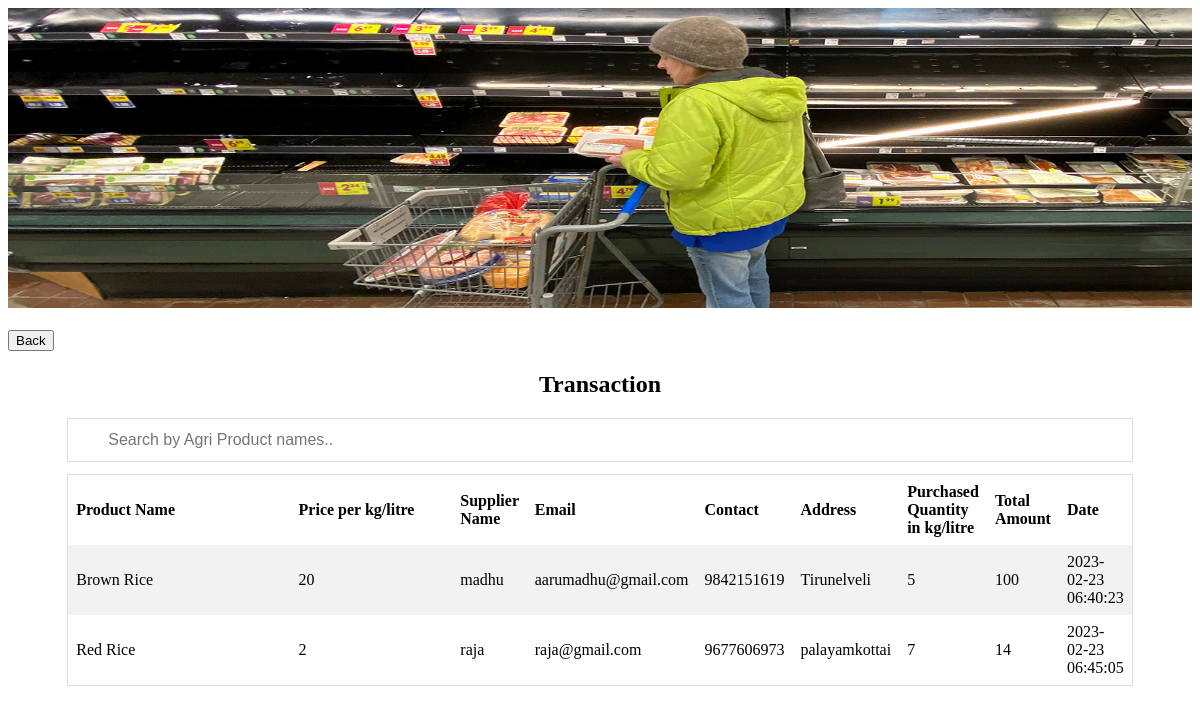
/user/transaction.php, run on the app's committed database.
### tables this page shows
CREATE TABLE `transaction` (
  `id` int(30) NOT NULL,
  `gname` varchar(20) NOT NULL,
  `sname` varchar(30) NOT NULL,
  `semail` varchar(30) NOT NULL,
  `scontact` varchar(30) NOT NULL,
  `saddress` varchar(30) NOT NULL,
  `uname` varchar(30) NOT NULL,
  `uemail` varchar(30) NOT NULL,
  `ucontact` varchar(30) NOT NULL,
  `uaddress` varchar(30) NOT NULL,
  `quantity` varchar(30) NOT NULL,
  `totalamt` varchar(30) NOT NULL,
  `useramt` varchar(30) NOT NULL,
  `commission` varchar(30) NOT NULL,
  `price` varchar(20) NOT NULL,
  `date` timestamp NOT NULL DEFAULT current_timestamp() ON UPDATE current_timestamp(),
  `uid` varchar(10) NOT NULL,
  `sid` varchar(10) NOT NULL
);

### user/transaction.php (the view, shortened to what this page needs)
<!DOCTYPE html>
<html>
<head>
</head>
<body>
<img src="gro.jpg" alt="Nature" class="responsive" width="100%" height="300">
<br><br>
<form method="GET" action="transaction.php">
<button type="submit" name="back" class="registerbtn">Back</button>
</form>
<center>
<h2>Transaction</h2>
</center>
<center>
<input type="text" id="myInput" onkeyup="myFunction()" placeholder="Search by Agri Product names.." title="Type in a name">
<div style="overflow-x:auto;">
<table id="myTable">
  <tr class="header">
    <th style="width:60%;">Product Name</th>
	<th style="width:60%;">Price per kg/litre</th>
	<th style="width:60%;">Supplier Name</th>
	<th style="width:60%;">Email</th>
	<th style="width:60%;">Contact</th>
	<th style="width:60%;">Address</th>
	<th style="width:60%;">Purchased Quantity in kg/litre</th>
	<th style="width:60%;">Total Amount</th>
	<th style="width:60%;">Date</th>
	</tr>
         <?php
		 $user="root";
				$password="";
				$db="agri_shop";
				$connect=new mysqli("localhost",$user,$password,$db) or die("not connected");
				$query=mysqli_query($connect,"SELECT * FROM `user_id` WHERE 1 ") or die(mysqli_error($connect));
while($row=mysqli_fetch_array($query))
{
    $uid = $row['id'];
}
			$query=mysqli_query($connect,"SELECT * FROM `transaction` WHERE `uid`='$uid' ") or die(mysqli_error($connect));
while($row=mysqli_fetch_array($query))
{
	$gname=$row['gname'];
    $price=$row['price'];
	$sname=$row['sname'];
    $semail=$row['semail'];
	$scontact=$row['scontact'];
	$saddress=$row['saddress'];
	$quantity=$row['quantity'];
	$totalamt=$row['totalamt'];
	$date=$row['date'];
echo" <tr>
	<td>$gname</td>
    <td>$price</td>
    <td>$sname</td>
    <td>$semail</td>
	<td>$scontact</td>
	<td>$saddress</td>
	<td>$quantity</td>
	<td>$totalamt</td>
	<td>$date</td>
	</td>
	</tr>
    ";
}
?>
</table>
</div>
</center>
</body>
</html>

### user/transaction.php (style rules this page uses)
* { box-sizing: border-box; }
table { border-collapse: collapse; border-spacing: 0; width: 90%; border: 1px solid #ddd; }
th, td { text-align: left; padding: 8px; }
tr:nth-child(even) { background-color: #f2f2f2 }
#myInput { background-image: url('/css/searchicon.png'); background-position: 10px 10px; background-repeat: no-repeat; width: 90%; font-size: 16px; padding: 12px 20px 12px 40px; border: 1px solid #ddd; margin-bottom: 12px; }

### data on the page
transaction: gname "Brown Rice", price "20", sname "madhu", semail "aarumadhu@gmail.com", scontact "9842151619", saddress "Tirunelveli", quantity "5", totalamt "100", date "2023-02-23 06:40:23"
transaction: gname "Red Rice", price "2", sname "raja", semail "raja@gmail.com", scontact "9677606973", saddress "palayamkottai", quantity "7", totalamt "14", date "2023-02-23 06:45:05"
